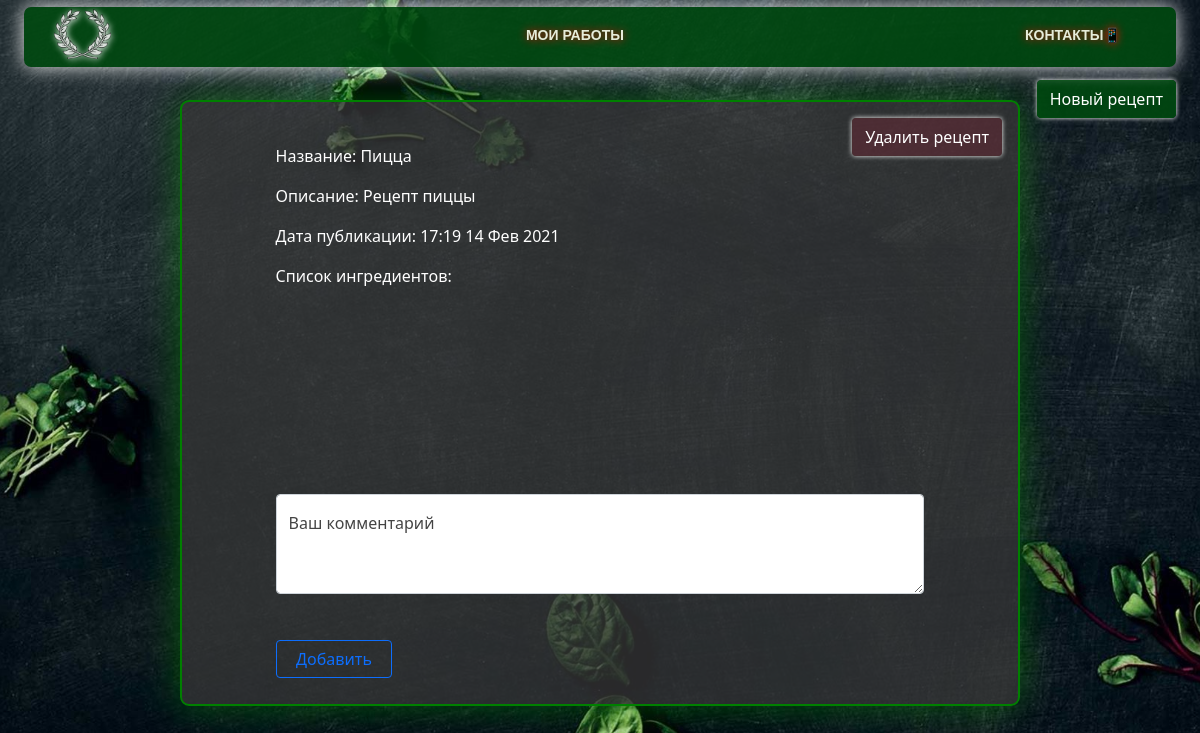
Page /recept/4/ on the earlier database version.
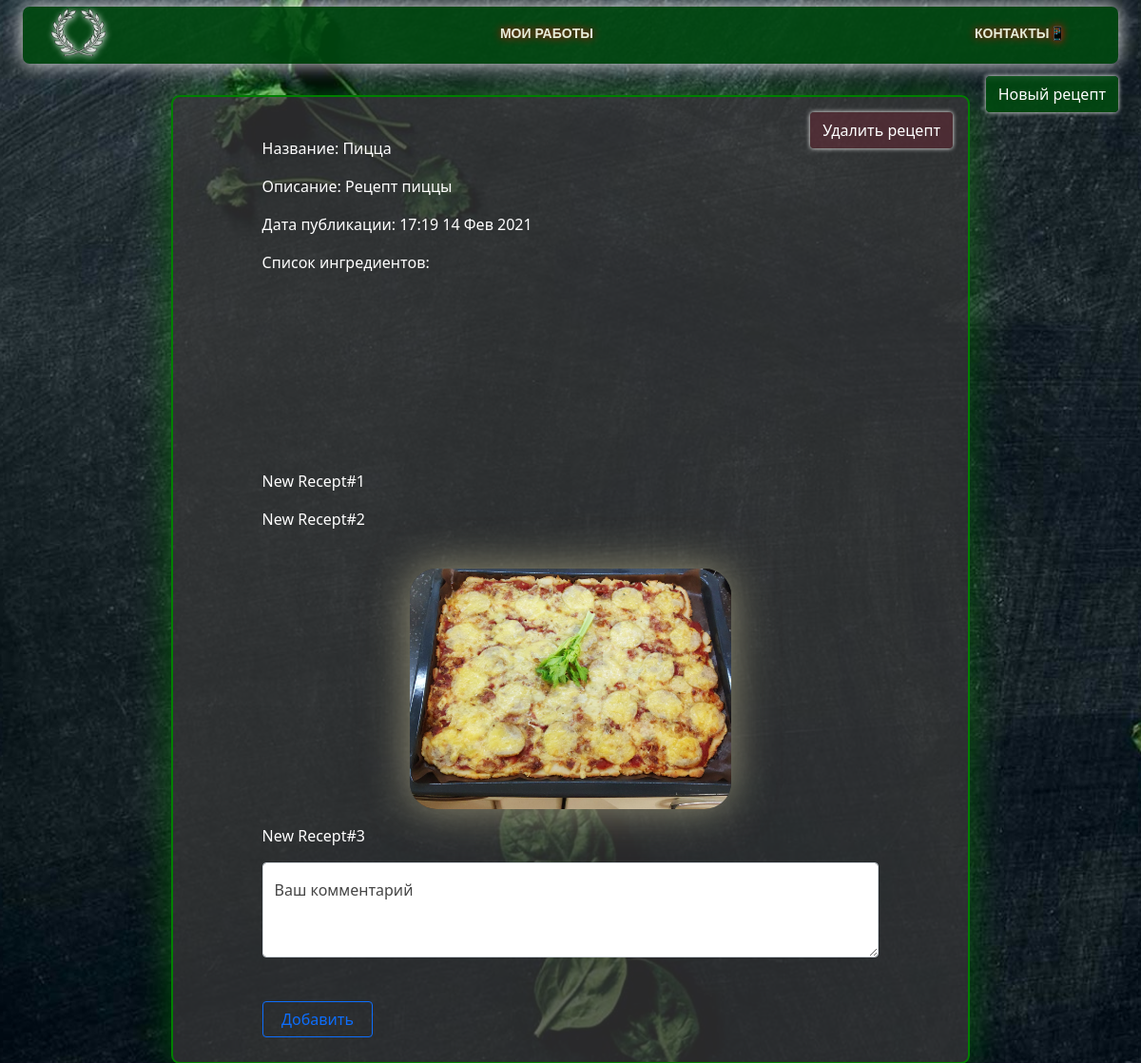
Same page on the later database version.
### gluten/models.py (models this page shows, shortened)
class Text(models.Model):
    recept = models.ForeignKey(Recept, on_delete=models.CASCADE)
    recept_text = models.CharField(default='',max_length=200)
    img = models.ImageField(upload_to ='uploads/Recepts/', blank=True)

### gluten/views.py (the view)
# urls.py: path('recept/<int:recept_id>/', views.CurRec, name='recept'),
def CurRec(request, recept_id):
    try:
        data =[]
        data.append(list(Recept.objects.filter(id=recept_id).values()))
        data.append(list(Text.objects.filter(recept=recept_id).values()))
        data.append(list(Comment.objects.filter(recept=recept_id).values().order_by('-pub_date')))
    except Recept.DoesNotExist:
        raise Http404("Recept does not exist")
    return render(request, 'recept.html', {'recept': data})

### templates/recept.html (shortened to what this page needs)
{% extends 'base.html' %}
{% load static %}
{% block content %}
<div id="recept">
    <button type="button" onclick="location.href = '/delete/{{ recept.0.0.id }}/'" class="btn btn-primary del_recept">
        Удалить рецепт
    </button>
    <div id="recept_block">
        <div class="recept_content">
            <p>Название: {{ recept.0.0.name }}</p>
            <p>Описание: {{ recept.0.0.description }}</p>
            <p>Дата публикации: {{recept.0.0.pub_date|time:"H:i"}} {{ recept.0.0.pub_date|date:"d M Y" }}</p>
            <p>Список ингредиентов:</p>
            <svg><use xlink:href="{% static 'like-svgrepo-com.svg' %}"></use></svg>
            <p><img src="" ></p>
        </div>
        {% for item in recept.1 %}
            <div class="">
                <p>{{ item.recept_text }}</p>
                {% if item.img %}
                    <p><img src="{{ MEDIA_URL }}/media/{{ item.img }}" class="amg"></p>
                {% endif %}
            </div>
        {% endfor %}
        <form action="{% url 'add_com' recept.0.0.id %}" method="post" enctype="multipart/form-data">
            <div class="mb-3">
                <div class="form-floating">
                    <textarea  name="text" class="form-control" placeholder="Leave a comment here" id="floatingTextarea2" style="height: 100px"></textarea>
                    <label style="color: #444;" for="floatingTextarea2">Ваш комментарий</label>
                </div>
                <br>
                <button type="submit" class="btn btn-outline-primary">Добавить</button>
            </div>
        </form>
    </div>
</div>
{% endblock %}

Differences in the rows shown:
added Text: recept_text "New Recept#1"
added Text: recept_text "New Recept#2", img (picture)
added Text: recept_text "New Recept#3"
